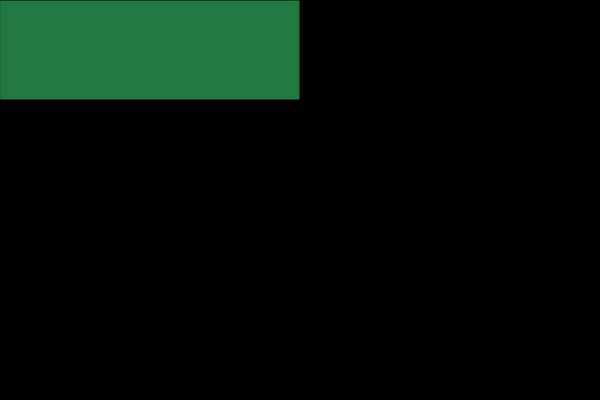
Frame 1 (no input)
Frame 60 (no input): identical to frame 1, image omitted
Frame 120 (the mouse pressed at the canvas centre since frame 60): identical to frame 1, image omitted

The p5.js sketch that drew this single still picture (run headless with seeded random() and noise() and a simulated clock; from frame 60 on, the mouse is pressed at the canvas centre):

// p5.js sketch
// ── sketch.js
function setup() {
    createCanvas(600, 400);
}

function draw() {

    background(0,0,0);
    fill(33, 120, 65);
    //ellipse(mouseX, mouseY,50, 50, 80, 80);

    rect(0, 0, 600 / 2, 100);
}
